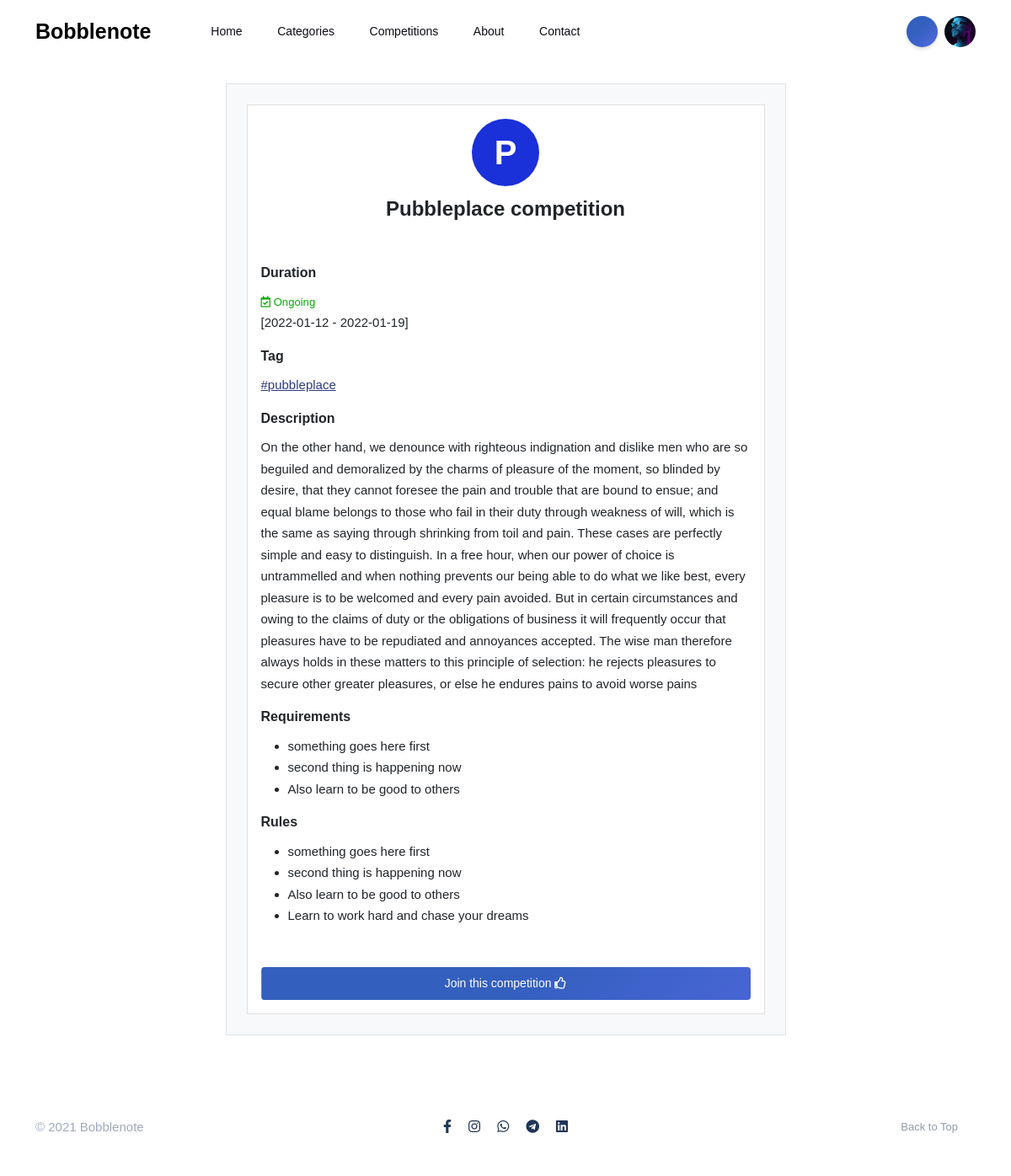
Screenshot of /compinfo.php?comp_ID=8 (signed in) with the database file from the repository.
### tables this page shows
CREATE TABLE `writers` (
  `W_ID` int(11) NOT NULL,
  `account_type` varchar(20) NOT NULL,
  `organization_name` text NOT NULL,
  `firstname` varchar(255) DEFAULT NULL,
  `lastname` varchar(255) DEFAULT NULL,
  `email` varchar(255) DEFAULT NULL,
  `mobile` varchar(255) DEFAULT NULL,
  `dob` varchar(255) DEFAULT NULL,
  `bio` varchar(255) DEFAULT 'Hey there, I''m a writer',
  `profilepic` varchar(255) NOT NULL DEFAULT 'images/other/default_dp.svg',
  `no_of_followers` int(11) NOT NULL DEFAULT 0,
  `twitter` varchar(255) NOT NULL DEFAULT 'twitter url',
  `instagram` varchar(255) NOT NULL DEFAULT 'instagram url',
  `linkedin` varchar(255) NOT NULL DEFAULT 'linkedin url',
  `facebook` varchar(255) NOT NULL DEFAULT 'facebook url',
  `verified` varchar(11) NOT NULL DEFAULT 'no',
  `password` varchar(255) DEFAULT NULL,
  `email_verified` varchar(40) NOT NULL DEFAULT 'no',
  `active` varchar(40) NOT NULL DEFAULT 'yes',
  `token` varchar(20) NOT NULL DEFAULT '0000',
  `date` date NOT NULL DEFAULT current_timestamp()
);

CREATE TABLE `competitions` (
  `comp_ID` int(11) NOT NULL,
  `name` varchar(255) DEFAULT NULL,
  `tag` varchar(255) DEFAULT NULL,
  `comp_description` mediumtext DEFAULT NULL,
  `requirements` mediumtext DEFAULT NULL,
  `rules` mediumtext DEFAULT NULL,
  `start_date` date DEFAULT NULL,
  `end_date` date DEFAULT NULL,
  `date_created` date DEFAULT current_timestamp(),
  `u_email` varchar(255) DEFAULT NULL,
  `comp_status` varchar(255) DEFAULT NULL,
  `total_deposit` int(11) NOT NULL
);

### functions.php (called while the page is built, shortened)
<?php
function get_writer_details($connection, $email){
    $detail = "";
    $query = "SELECT W_ID, account_type, organization_name, firstname, lastname, email, mobile, dob, bio, profilepic, twitter, facebook, instagram, linkedin, token FROM writers WHERE email = '$email'";
    $result = $connection->query($query);
    if (!$result) {
        return "Error in getting details";
    }
    else{
        $detail = $result->fetch_array(MYSQLI_ASSOC);
    }
    return $detail;
}
function gen_color($num){
    $colors_arr = array("#d4243b", "#1a30d9", "#0475cc", "#333336", "#de00bd", "#02aba0");
    return $colors_arr[$num];
}
function check_participant($connection, $u_email, $comp_id){
    $query = "SELECT * FROM participants WHERE u_email = '$u_email' AND comp_ID = '$comp_id'";
    $result = $connection->query($query);
    $rows = $result->num_rows;
    return false;
}
function get_comp($connection, $comp_id){
    $query = "SELECT * FROM competitions WHERE comp_ID = $comp_id";
    $result = $connection->query($query);
    if ($result) {
        $comp_data = $result->fetch_array(MYSQLI_ASSOC);
        return $comp_data;
    }
    else{
        return "error in getting details";
    }
}
function double_post($connection, $tag, $u_email){
    $query = "SELECT COUNT(*) AS total FROM posts WHERE tags LIKE '%$tag%' AND W_email = '$u_email' AND published = 'yes'";
    $result = $connection->query($query);
    if ($result) {
        $data = $result->fetch_array(MYSQLI_ASSOC);
        return $data['total'];
    }
    return false;
}
?>

### compdefaulterscheck.php (called while the page is built, shortened)
<?php
    if ($selector != "") {
        $p_query = "SELECT part_ID, comp_ID FROM participants WHERE u_email = '$selector' AND part_status <> 'disqualified'";
        $p_result = $connection->query($p_query);
        if ($p_result) {
            $p_rows = $p_result->num_rows;
            if ($p_rows >= 1) {
                for ($i=0; $i < $p_rows; $i++) {
                    $p_result->data_seek($i);
                    $p_data = $p_result->fetch_array(MYSQLI_ASSOC);
                    $comp_info = get_comp($connection, $p_data['comp_ID']);
                    if (double_post($connection, $comp_info['tag'], $selector) > 1 || early_pub($connection, $comp_info['start_date'], $comp_info['tag'], $selector) >= 1) {
                        disqualify_participant($connection, $p_data['part_ID']);
                    }
                }
            }
        }
    }
?>

### compinfo.php (the view, shortened to what this page needs)
<?php
include 'connection.php';
include 'functions.php';
$selector = "";
$compid = "";
if (isset($_SESSION['w_email'])) {
    $selector = $_SESSION['w_email'];
}
$user_details = get_writer_details($connection, $selector);
include 'compdefaulterscheck.php';
if (isset($_GET['comp_ID'])) {
    $compid = $_GET['comp_ID'];
}
$comp_data = get_comp($connection, $compid);
?>
<!DOCTYPE html>
<html lang="en">
<head>
    <link rel="stylesheet" type="text/css" href="https://unpkg.com/slick-loader@1.1.20/slick-loader.min.css">
    <link href="https://cdn.jsdelivr.net/npm/bootstrap@5.1.0/dist/css/bootstrap.min.css" rel="stylesheet">
    <link rel="stylesheet" href="css/bootstrap.min.css">
    <link rel="stylesheet" href="https://cdnjs.cloudflare.com/ajax/libs/font-awesome/5.15.3/css/all.min.css">
    <link rel="stylesheet" href="css/style.css">
    <link rel="stylesheet" href="https://cdnjs.cloudflare.com/ajax/libs/simple-line-icons/2.5.5/css/simple-line-icons.min.css">
</head>
<body>
    <?php include 'header.php'; ?>
    <div class="container mt-4">
        <div class="row justify-content-center">
            <div class="col-sm-7 bg-light border p-4">
                <div class="card rounded-0">
                    <div class="card-body">
                        <div class="content">
                            <div class="d-flex justify-content-center">
                                <div class="comp-logo-img d-flex justify-content-center align-items-center text-light" style="background-color: <?php echo gen_color(rand(0, 5)) ?>;"><?php echo strtoupper(substr($comp_data['name'], 0, 1)) ?></div>
                            </div>
                            <h4 class="text-center"><?php echo $comp_data['name'] ?></h4>
                            <h6 class="mt-5">Duration</h6>
                            <p class="m-0" style="color: #06ad03;"><small><i class="far fa-calendar-check"></i> Ongoing</small></p>
                            <span>[<?php echo $comp_data['start_date'] ?> - <?php echo $comp_data['end_date'] ?>]</span>
                            <h6 class="mt-3">Tag</h6>
                            <a href="#" class="text-decoration-underline">#<?php echo $comp_data['tag'] ?></a>
                            <h6 class="mt-3">Description</h6>
                            <div><?php echo $comp_data['comp_description'] ?></div>
                            <h6 class="mt-3">Requirements</h6>
                            <div><?php echo $comp_data['requirements'] ?></div>
                            <h6 class="mt-3">Rules</h6>
                            <div><?php echo $comp_data['rules'] ?></div>
                            <button class="btn btn-default mt-5 w-100 p-2 <?php
                                if (check_participant($connection, $selector, $compid)) {
                                    echo "disabled";
                                }
                            ?>" id="join">Join this competition <i class="far fa-thumbs-up"></i></button>
                        </div>
                    </div>
                </div>
            </div>
        </div>
    </div>
    <?php include 'footer.php' ?>
</body>
</html>

### header.php (shortened to what this page needs)
<header class="header-default">
            <nav class="navbar navbar-expand-lg">
                <div class="container-xl">
                    <a href="index.php" class="navbar-brand">
                        <h1>Bobblenote</h1>
                    </a>
                    <div class="collapse navbar-collapse">
                        <ul class="navbar-nav mr-auto">
                            <li class="nav-item">
                                <a href="index.php" class="nav-link">Home</a>
                            </li>
                            <li class="nav-item dropdown">
                                <a href="#" class="nav-link dropdown-toggle" id="navbarDropdown" role="button" data-bs-toggle="dropdown" aria-expanded="false">Categories</a>
                            </li>
                            <li class="nav-item">
                                <a href="competitions.php" class="nav-link">Competitions</a>
                            </li>
                            <li class="nav-item">
                                <a href="about.php" class="nav-link">About</a>
                            </li>
                            <li class="nav-item">
                                <a href="contact.php" class="nav-link">Contact</a>
                            </li>
                        </ul>
                    </div>
                    <div class="header-right">
                        <div class="header-buttons d-flex align-items-center">
                            <button class="search icon-button">
                            </button>
                            <?php
                                if ($selector != "") {
                                    ?>
                                <div class="dropdown ms-2">
                                    <a href="#" class="dropdown-toggle" type="button" id="dropdownMenuButton2" data-bs-toggle="dropdown" aria-expanded="false"><img src="<?php echo $user_details['profilepic']."?randomurl=".rand() ?>" style="width: 37px; height: 37px; border-radius: 50%;object-fit:cover;" alt=""></a>
                                </div>
                            <?php
                                }
                            ?>
                        </div>
                    </div>
                </div>
            </nav>
        </header>

### css/style.css (style rules this page uses)
:root { --primary-color: #fff; --secondary-color: #0c0c14; }
body { background-color: var(--primary-color); font-family: 'Laila', sans-serif; font-size: 15px; line-height: 1.7; overflow-x: hidden; -webkit-font-smoothing: antialiased; }
ul { margin: 0; }
img { max-width: 100%; }
.text-center { text-align: center; }
h1, h2, h3, h4, h5, h6 { font-weight: 600; line-height: 1.4; margin: 10px 0; font-family: 'Lucida Sans', 'Lucida Sans Regular', 'Lucida Grande', 'Lucida Sans Unicode', Geneva, Verdana, sans-serif; }
a { color: #2c3a80; outline: 0; text-decoration: none; transition: all 0.3s ease-in-out; }
.header-default { padding: 10px 0; position: relative; width: 100%; }
.header-default .navbar-nav { margin-left: 50px; }
.header-default.clone { position: fixed; top: 0; left: 0; background: rgba(255,255,255,0.95); backdrop-filter: blur(10px); border-bottom: 1px solid #e6e6e6; right: 0; padding: 2px 0; transform: translateY(-100%); transition: 0.2s transform cubic-bezier(0.3, 0.73, 0.3, 0.7); z-index: 4; }
.navbar { padding: 0; }
.navbar-nav { font-family: 'Laila', sans-serif; font-size: 14px; }
.navbar-nav .nav-link { padding: 0.439rem 1rem; color: var(--secondary-color); }
.navbar-brand { padding-top: 0; padding-bottom: 0; margin-right: 0; }
.navbar-brand h1 { font-family: 'Poetsen One', sans-serif; font-size: 25px; color: #000; }
.dropdown-toggle::after { content: none; }
.header-right .header-buttons { display: inline-block; margin-left: 50px; }
.header-right .header-buttons button { margin-left: 10px; }
.header-right .header-buttons button:first-child { margin-left: 0; }
@media (min-width: 992px) { .navbar-expand-lg .navbar-nav .nav-link { padding-right: 1.3rem; padding-left: 1.3rem; } }
@media (min-width: 1200px) { .container-xl { max-width: 1140px; } }
button { transition: all 0.3s ease-in-out; }
.icon-button { color: var(--primary-color); border: 0; border-radius: 50%; background-color: #6e72fc; background-image: linear-gradient(315deg, #6e72fc 0%, #335fbe 74%); background-size: auto 200%; display: inline-flex; justify-content: center; align-items: center; height: 37px; line-height: 39px; text-align: center; vertical-align: middle; width: 37px; box-shadow: 0px 2px 4px 0px rgba(0, 0, 0, 0.15); transition: all 0.2s ease-in-out; outline: none; }
.btn { font-family: 'Laila', sans-serif; font-size: 14px; font-weight: 400; overflow: hidden; position: relative; display: inline-block; vertical-align: middle; white-space: nowrap; text-align: center; transition: all 0.3s ease-in-out; }
.btn-default { color: var(--primary-color); background-color: #6e72fc; background-image: linear-gradient(315deg, #6e72fc 0%, #335fbe 74%); background-size: 200% auto; }

### compinfo.php (style rules this page uses)
.comp-logo-img { width: 80px; border-radius: 50%; background-color: #02b50b; height: 80px; width: 80px; font-size: 40px; font-weight: bold; }

### rows the page displays
writers: profilepic (picture)
competitions: name "P", name "Pubbleplace competition", start_date "2022-01-12", end_date "2022-01-19", tag "pubbleplace", comp_description "On the other hand, we denounce with righteous indignation and dislike men who are so beguiled and demoralized by the charms of pleasure of the moment, so blinded by desire, that they cannot foresee the pain and trouble that are bound to ensue; and equal blame belongs to those who fail in their duty through weakness of will, which is the same as saying through shrinking from toil and pain. These cases are perfectly simple and easy to distinguish. In a free hour, when our power of choice is untrammelled and when nothing prevents our being able to do what we like best, every pleasure is to be welcomed and every pain avoided. But in certain circumstances and owing to the claims of duty or the…", requirements "something goes here first second thing is happening now Also learn to be good to others", rules "something goes here first second thing is happening now Also learn to be good to others Learn to work hard and chase your dreams"
